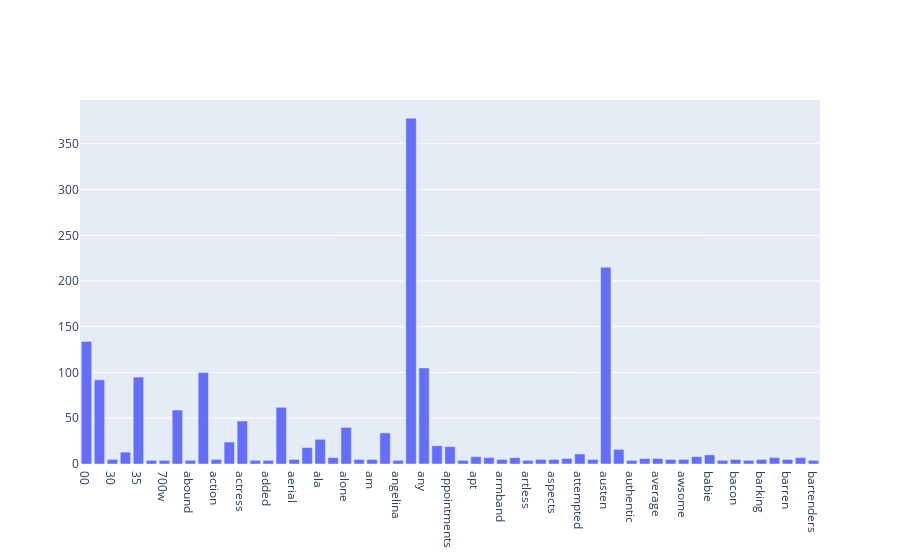

This figure's notebook cell:
### Markdown cell above
# >>> **Exercise 14 (take home):** 
The chart above contains all the vocabulary, and it's computationally intensive to both compute and visualize. Can you efficiently reduce the number of terms you want to visualize as an exercise.

### Code cell
import numpy as np  
import matplotlib.mlab as mlab  
import matplotlib.pyplot as plt
x_data = []
y_data = []
for i in range(400):
    if term_frequencies[i] > 3: # print frequency more than 3
        x_data.append(count_vect.get_feature_names()[i])
        y_data.append(term_frequencies[i])
layout = go.Layout(xaxis=dict(type='category'))
fig = go.Figure([go.Bar(x=x_data, y=y_data)],layout = layout)
fig.show()

### Figure 1 — Plotly figure (JSON) as saved in the notebook; plotly's stock layout.template omitted (floating-point values rounded to 4 significant figures)
{"data": [{"type": "bar", "x": ["00", "10", "30", "325", "35", "350", "700w", "ability", "abound", "accordingly", "action", "actions", "actress", "actresses", "added", "admins", "aerial", "age", "ala", "alexander", "alone", "also", "am", "amazon", "angelina", "antithesis", "any", "anymore", "appointments", "approval", "apt", "aria", "armband", "arrived", "artless", "ask", "aspects", "assumed", "attempted", "auju", "austen", "austere", "authentic", "available", "average", "avoiding", "awsome", "ayce", "babie", "baby", "bacon", "bargain", "barking", "barney", "barren", "bartender", "bartenders"], "y": [134, 92, 5, 13, 95, 4, 4, 59, 4, 100, 5, 24, 47, 4, 4, 62, 5, 18, 27, 7, 40, 5, 5, 34, 4, 378, 105, 20, 19, 4, 8, 7, 5, 7, 4, 5, 5, 6, 11, 5, 215, 16, 4, 6, 6, 5, 5, 8, 10, 4, 5, 4, 5, 7, 5, 7, 4]}], "layout": {"xaxis": {"type": "category"}}}
